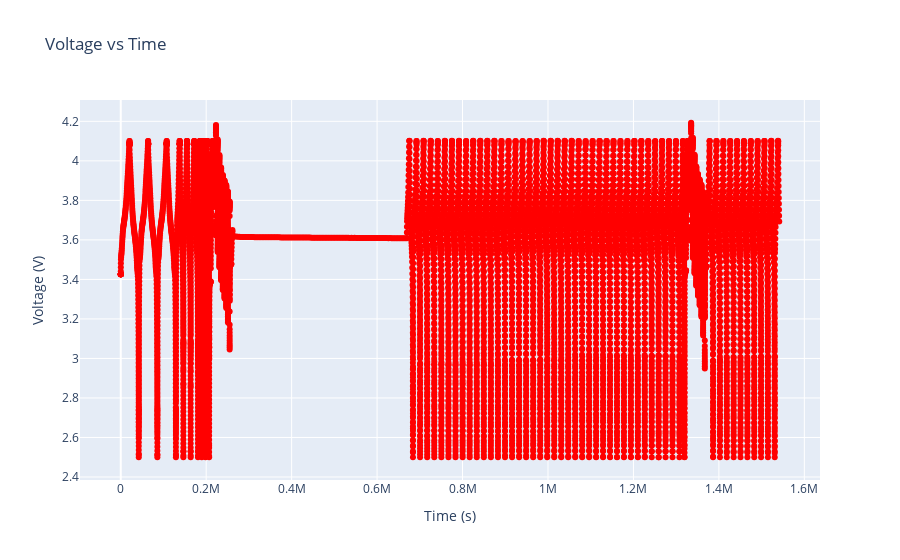

Write notebook code for a chart like this one.
### Markdown cell above
Now we create voltage vs time interactive plot for the same number of data points.

### Code cell
# To see voltage vs time profile.
# Create traces for current and voltage

trace2 = go.Scatter(
    x=time[0:datapoints],
    y=voltage[0:datapoints],
    mode="lines+markers",
    name="Voltage",
    line=dict(color="red"),
)

######################################################
# Plot voltage
data = [trace2]

# Define the layout
layout = go.Layout(
    title="Voltage vs Time",
    xaxis=dict(title="Time (s)"),
    yaxis=dict(title="Voltage (V)"),
    legend=dict(x=0, y=1),  # Legend position
)
######################################################

# Create the figure
fig = go.Figure(data=data, layout=layout)

# Plot the figure
pyo.iplot(fig)  # Use pyo.plot(fig) to save as an HTML file

### Figure 1 — Plotly figure (JSON) as saved in the notebook; plotly's stock layout.template omitted (floating-point values rounded to 4 significant figures; data arrays with more than 128 entries replaced by an {"elided": "..."} marker saying what was removed)
{"data": [{"line": {"color": "red"}, "mode": "lines+markers", "name": "Voltage", "type": "scatter", "x": {"elided": "10000 float values"}, "y": {"elided": "10000 float values"}}], "layout": {"legend": {"x": 0, "y": 1}, "title": {"text": "Voltage vs Time"}, "xaxis": {"title": {"text": "Time (s)"}}, "yaxis": {"title": {"text": "Voltage (V)"}}}}
